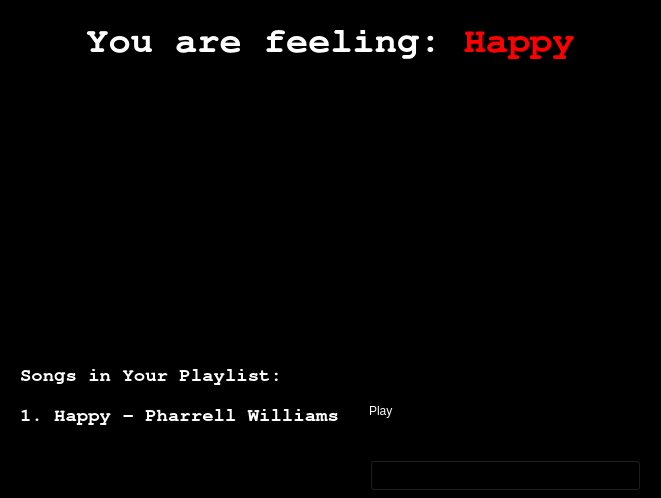
<?xml version="1.0" encoding="UTF-8"?>
<ui version="4.0">
 <class>songAndEmotionPanel</class>
 <widget class="QWidget" name="songAndEmotionPanel">
  <property name="geometry">
   <rect>
    <x>0</x>
    <y>0</y>
    <width>661</width>
    <height>498</height>
   </rect>
  </property>
  <property name="windowTitle">
   <string>Form</string>
  </property>
  <property name="styleSheet">
   <string notr="true">background-color: rgb(0, 0, 0)</string>
  </property>
  <widget class="QLabel" name="label">
   <property name="geometry">
    <rect>
     <x>10</x>
     <y>0</y>
     <width>641</width>
     <height>81</height>
    </rect>
   </property>
   <property name="font">
    <font>
     <family>Nimbus Mono L</family>
     <pointsize>28</pointsize>
     <weight>75</weight>
     <italic>true</italic>
     <bold>true</bold>
    </font>
   </property>
   <property name="text">
    <string>&lt;html&gt;&lt;head/&gt;&lt;body&gt;&lt;p align=&quot;center&quot;&gt;&lt;span style=&quot; font-style:normal; color:#ffffff;&quot;&gt;You are feeling: &lt;/span&gt;&lt;span style=&quot; font-style:normal; color:#ff0000;&quot;&gt;Happy&lt;/span&gt;&lt;/p&gt;&lt;/body&gt;&lt;/html&gt;</string>
   </property>
  </widget>
  <widget class="QLabel" name="label_2">
   <property name="geometry">
    <rect>
     <x>180</x>
     <y>70</y>
     <width>311</width>
     <height>271</height>
    </rect>
   </property>
   <property name="text">
    <string/>
   </property>
   <property name="pixmap">
    <pixmap>assets/emojis/happy.png</pixmap>
   </property>
   <property name="scaledContents">
    <bool>true</bool>
   </property>
  </widget>
  <widget class="QLabel" name="label_3">
   <property name="geometry">
    <rect>
     <x>20</x>
     <y>340</y>
     <width>621</width>
     <height>111</height>
    </rect>
   </property>
   <property name="font">
    <font>
     <family>Nimbus Mono L</family>
     <pointsize>14</pointsize>
     <weight>75</weight>
     <italic>true</italic>
     <bold>true</bold>
    </font>
   </property>
   <property name="text">
    <string>&lt;html&gt;&lt;head/&gt;&lt;body&gt;&lt;p&gt;&lt;span style=&quot; font-style:normal; color:#ffffff;&quot;&gt;Songs in Your Playlist:&lt;/span&gt;&lt;/p&gt;&lt;p&gt;&lt;span style=&quot; font-style:normal; color:#ffffff;&quot;&gt;1. Happy - Pharrell Williams&lt;/span&gt;&lt;/p&gt;&lt;/body&gt;&lt;/html&gt;</string>
   </property>
  </widget>
  <widget class="QCheckBox" name="checkBox">
   <property name="geometry">
    <rect>
     <x>350</x>
     <y>390</y>
     <width>61</width>
     <height>41</height>
    </rect>
   </property>
   <property name="styleSheet">
    <string notr="true">color: rgb(255, 255, 255)</string>
   </property>
   <property name="text">
    <string>Play</string>
   </property>
  </widget>
  <widget class="QPushButton" name="pushButton">
   <property name="geometry">
    <rect>
     <x>370</x>
     <y>460</y>
     <width>271</width>
     <height>31</height>
    </rect>
   </property>
   <property name="font">
    <font>
     <weight>50</weight>
     <italic>false</italic>
     <bold>false</bold>
    </font>
   </property>
   <property name="styleSheet">
    <string notr="true">background-color: &quot;red&quot;;
color: &quot;white&quot;;
font: &quot;nimbus mono&quot;;</string>
   </property>
   <property name="text">
    <string>Click to Play Selected</string>
   </property>
  </widget>
 </widget>
 <resources/>
 <connections/>
</ui>
